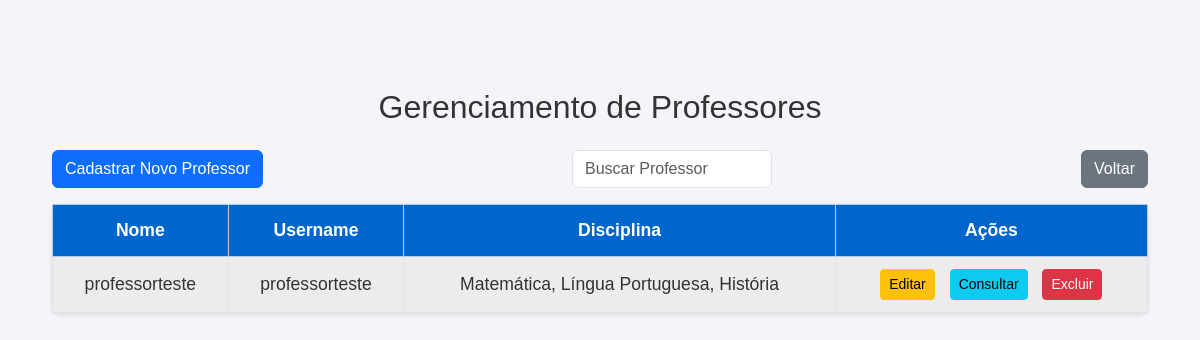
Before: /secretaria/gerenciar_professores/ with the older database file.
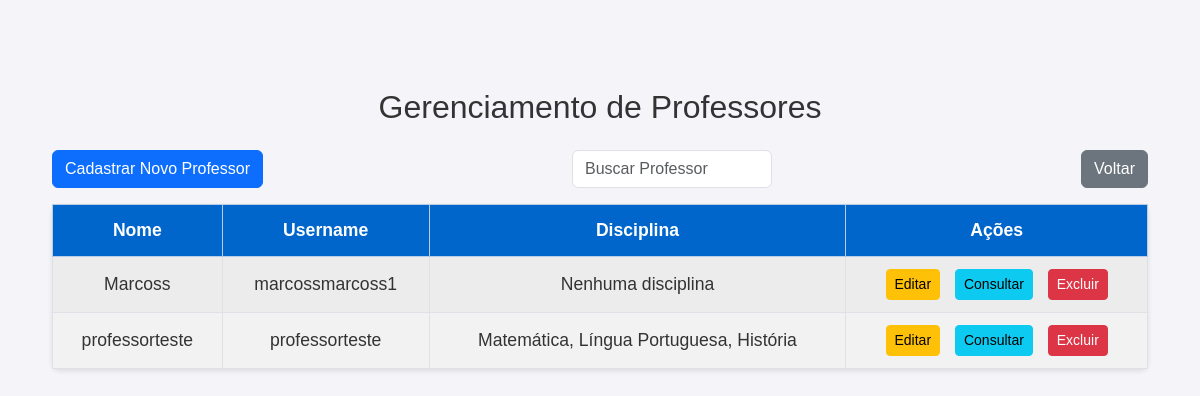
After: the same page with the newer database file.
### core/models.py (models this page shows, shortened)
class Professor(models.Model):
    user = models.OneToOneField(User, on_delete=models.CASCADE, related_name='professor_profile')  # Conexão com o User do Django
    nome = models.CharField(max_length=255)  # Nome completo do professor
    email = models.EmailField(max_length=100, blank=True, null=True)
    telefone = models.CharField(max_length=15, blank=True, null=True)
    disciplinas = models.ManyToManyField(Disciplina, related_name='professores')

class Disciplina(models.Model):
    nome = models.CharField(max_length=100)  # Nome da disciplina

### core/views.py (the view)
# urls.py: path('secretaria/gerenciar_professores/', views.gerenciar_professores, name='gerenciar_professores'),
def gerenciar_professores(request):
    query = request.GET.get('q', '')  # Busca por nome
    professores = Professor.objects.all()
    if query:
        professores = professores.filter(nome__icontains=query)  # Filtro por nome
    professores = professores.order_by('nome')  # Ordena por nome
    return render(request, 'core/gerenciar_professores.html', {'professores': professores, 'query': query})

### core/templates/core/gerenciar_professores.html (shortened to what this page needs)
{% load static %}
<!DOCTYPE html>
<html lang="pt-BR">
<head>
    <link href="https://cdn.jsdelivr.net/npm/bootstrap@5.3.0/dist/css/bootstrap.min.css" rel="stylesheet">
    <link rel="stylesheet" href="{% static 'css/estilos.css' %}">
</head>
<body>
    <div class="container mt-5">
        <h1 class="text-center mb-4">Gerenciamento de Professores</h1>
        <div class="d-flex justify-content-between mb-3">
            <a href="{% url 'cadastrar_professor' %}" class="btn btn-primary">Cadastrar Novo Professor</a>
            <input type="text" id="buscar_professor" class="form-control" placeholder="Buscar Professor" style="max-width: 200px;">
            <a href="{% url 'secretaria' %}" class="btn btn-secondary">Voltar</a>
        </div>
        <table class="table table-striped table-bordered table-custom" id="tabela_professores">
            <thead class="table-primary">
                <tr>
                    <th>Nome</th>
                    <th>Username</th>
                    <th>Disciplina</th>
                    <th>Ações</th>
                </tr>
            </thead>
            <tbody>
                {% for professor in professores %}
                <tr class="professor-row">
                    <td>{{ professor.nome }}</td>
                    <td>{{ professor.user.username }}</td>
                    <td>
                        {% for disciplina in professor.disciplinas.all %}
                            {{ disciplina.nome }}{% if not forloop.last %}, {% endif %}
                        {% empty %}
                            Nenhuma disciplina
                        {% endfor %}
                    </td>
                    <td>
                        <a href="{% url 'editar_professor' professor.id %}" class="btn btn-warning btn-sm">Editar</a>
                        <a href="{% url 'consultar_professor' professor.id %}" class="btn btn-info btn-sm">Consultar</a>
                        <button class="btn btn-danger btn-sm" data-bs-toggle="modal" data-bs-target="#confirmDeleteModal{{ professor.id }}">Excluir</button>
                    </td>
                </tr>
                {% endfor %}
            </tbody>
        </table>
    </div>
</body>
</html>

Changed rows visible on the page:
added Professor: nome "Marcoss", user.username "marcossmarcoss1"
